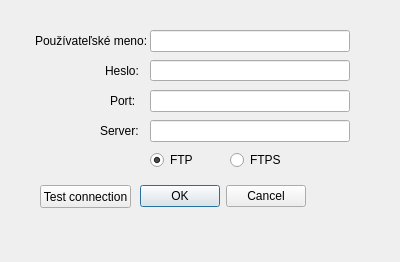
<?xml version="1.0" encoding="UTF-8"?>
<ui version="4.0">
 <class>uploadDialogBase</class>
 <widget class="QDialog" name="uploadDialogBase">
  <property name="geometry">
   <rect>
    <x>0</x>
    <y>0</y>
    <width>400</width>
    <height>262</height>
   </rect>
  </property>
  <property name="windowTitle">
   <string>Upload</string>
  </property>
  <widget class="QDialogButtonBox" name="button_box">
   <property name="geometry">
    <rect>
     <x>-35</x>
     <y>180</y>
     <width>341</width>
     <height>32</height>
    </rect>
   </property>
   <property name="orientation">
    <enum>Qt::Horizontal</enum>
   </property>
   <property name="standardButtons">
    <set>QDialogButtonBox::Cancel|QDialogButtonBox::Ok</set>
   </property>
  </widget>
  <widget class="QLineEdit" name="serverPort">
   <property name="geometry">
    <rect>
     <x>150</x>
     <y>90</y>
     <width>200</width>
     <height>22</height>
    </rect>
   </property>
   <property name="text">
    <string/>
   </property>
  </widget>
  <widget class="QLineEdit" name="userPass">
   <property name="geometry">
    <rect>
     <x>150</x>
     <y>60</y>
     <width>200</width>
     <height>21</height>
    </rect>
   </property>
   <property name="font">
    <font>
     <family>Calibri</family>
     <pointsize>8</pointsize>
     <weight>50</weight>
     <italic>false</italic>
     <bold>false</bold>
    </font>
   </property>
   <property name="focusPolicy">
    <enum>Qt::StrongFocus</enum>
   </property>
   <property name="autoFillBackground">
    <bool>false</bool>
   </property>
   <property name="styleSheet">
    <string notr="true"/>
   </property>
   <property name="inputMethodHints">
    <set>Qt::ImhHiddenText|Qt::ImhNoAutoUppercase|Qt::ImhNoPredictiveText|Qt::ImhSensitiveData</set>
   </property>
   <property name="echoMode">
    <enum>QLineEdit::Password</enum>
   </property>
  </widget>
  <widget class="QLineEdit" name="serverHost">
   <property name="geometry">
    <rect>
     <x>150</x>
     <y>120</y>
     <width>200</width>
     <height>22</height>
    </rect>
   </property>
  </widget>
  <widget class="QLabel" name="label_3">
   <property name="geometry">
    <rect>
     <x>100</x>
     <y>120</y>
     <width>50</width>
     <height>22</height>
    </rect>
   </property>
   <property name="text">
    <string>Server:</string>
   </property>
  </widget>
  <widget class="QLabel" name="label">
   <property name="geometry">
    <rect>
     <x>35</x>
     <y>30</y>
     <width>125</width>
     <height>22</height>
    </rect>
   </property>
   <property name="text">
    <string>Používateľské meno:</string>
   </property>
  </widget>
  <widget class="QRadioButton" name="selectFTP">
   <property name="geometry">
    <rect>
     <x>150</x>
     <y>150</y>
     <width>95</width>
     <height>20</height>
    </rect>
   </property>
   <property name="text">
    <string>FTP</string>
   </property>
   <property name="checked">
    <bool>true</bool>
   </property>
  </widget>
  <widget class="QLineEdit" name="userName">
   <property name="geometry">
    <rect>
     <x>150</x>
     <y>30</y>
     <width>200</width>
     <height>22</height>
    </rect>
   </property>
  </widget>
  <widget class="QRadioButton" name="selectFTPS">
   <property name="geometry">
    <rect>
     <x>230</x>
     <y>150</y>
     <width>95</width>
     <height>20</height>
    </rect>
   </property>
   <property name="text">
    <string>FTPS</string>
   </property>
   <property name="checked">
    <bool>false</bool>
   </property>
  </widget>
  <widget class="QLabel" name="label_2">
   <property name="geometry">
    <rect>
     <x>105</x>
     <y>60</y>
     <width>40</width>
     <height>22</height>
    </rect>
   </property>
   <property name="text">
    <string>Heslo: </string>
   </property>
  </widget>
  <widget class="QLabel" name="label_4">
   <property name="geometry">
    <rect>
     <x>110</x>
     <y>90</y>
     <width>28</width>
     <height>22</height>
    </rect>
   </property>
   <property name="text">
    <string>Port:</string>
   </property>
  </widget>
  <widget class="QPushButton" name="testC">
   <property name="geometry">
    <rect>
     <x>40</x>
     <y>185</y>
     <width>91</width>
     <height>23</height>
    </rect>
   </property>
   <property name="text">
    <string>Test connection</string>
   </property>
  </widget>
 </widget>
 <resources/>
 <connections>
  <connection>
   <sender>button_box</sender>
   <signal>accepted()</signal>
   <receiver>uploadDialogBase</receiver>
   <slot>accept()</slot>
   <hints>
    <hint type="sourcelabel">
     <x>20</x>
     <y>20</y>
    </hint>
    <hint type="destinationlabel">
     <x>20</x>
     <y>20</y>
    </hint>
   </hints>
  </connection>
  <connection>
   <sender>button_box</sender>
   <signal>rejected()</signal>
   <receiver>uploadDialogBase</receiver>
   <slot>reject()</slot>
   <hints>
    <hint type="sourcelabel">
     <x>20</x>
     <y>20</y>
    </hint>
    <hint type="destinationlabel">
     <x>20</x>
     <y>20</y>
    </hint>
   </hints>
  </connection>
 </connections>
</ui>
